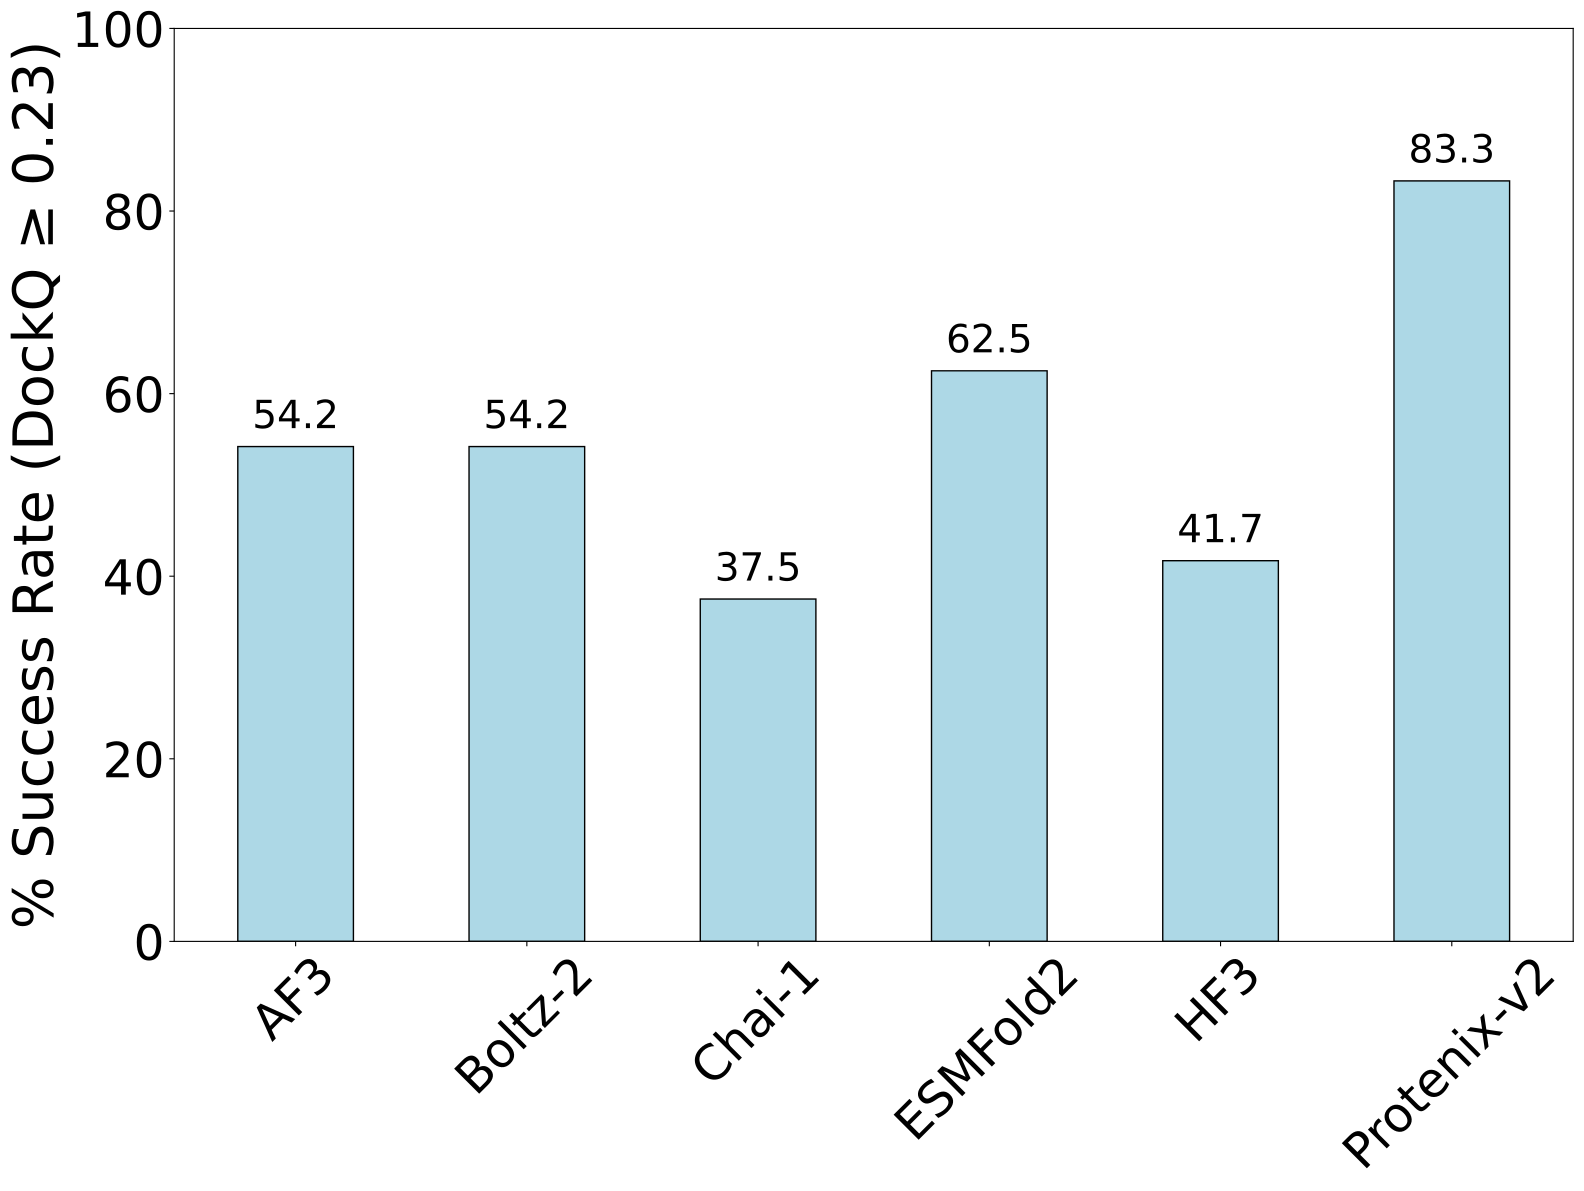

Python code for this plot:
#!/usr/bin/env python3
"""
Plot DockQ success rates (DockQ ≥ 0.23) for multiple structure prediction tools using top-ranked models.

Inputs
------
../../04_evaluation/AF3/extended/seed1/plots/DockQ_percentages_1seed_toprank.txt
../../04_evaluation/boltz-2/extended/seed1/plots/DockQ_percentages_1seed_toprank.txt
../../04_evaluation/chai-1/extended/seed1/plots/DockQ_percentages_1seed_toprank.txt
../../04_evaluation/ESMFold2/extended/seed1/plots/DockQ_percentages_1seed_toprank.txt
../../04_evaluation/HF3/extended/seed1/plots/DockQ_percentages_1seed_toprank.txt
../../04_evaluation/protenix-v2/extended/seed1/plots/DockQ_percentages_1seed_toprank.txt

Output
------
SR_1seed_toprank.pdf
"""

import matplotlib.pyplot as plt
import numpy as np
import re
import os

# Full folder paths
folders = [
    "../../04_evaluation/AF3/extended/seed1/plots",
    "../../04_evaluation/boltz-2/extended/seed1/plots",
    "../../04_evaluation/chai-1/extended/seed1/plots",
    "../../04_evaluation/ESMFold2/extended/seed1/plots",
    "../../04_evaluation/HF3/extended/seed1/plots",
    "../../04_evaluation/protenix-v2/extended/seed1/plots"
]

tools = ["AF3", "Boltz-2", "Chai-1", "ESMFold2", "HF3", "Protenix-v2"]

category = "Acceptable"
color = "lightblue"

data = []

for folder in folders:
    file = os.path.join(folder, "DockQ_percentages_1seed_toprank.txt")
    value = 0

    with open(file) as f:
        for line in f:
            match = re.search(r'Acceptable.*?\(([\d\.]+)%\)', line)
            if match:
                value = float(match.group(1))

    data.append(value)

data = np.array(data)

x = np.arange(len(tools))

plt.figure(figsize=(16, 12))

bars = plt.bar(
    x,
    data,
    width=0.5,
    color=color,
    edgecolor='black',
    linewidth=1
)

# Add percentage labels on top of each bar
for bar, value in zip(bars, data):
    plt.text(
        bar.get_x() + bar.get_width() / 2,
        bar.get_height() + 1,
        f"{value:.1f}",
        ha='center',
        va='bottom',
        fontsize=28,
        # fontweight='bold'
    )

plt.xticks(x, tools)

plt.ylabel(
    "% Success Rate (DockQ ≥ 0.23)",
    fontsize=40
)

plt.tick_params(
    axis='x',
    which='major',
    labelsize=35,
    labelrotation=45
)

plt.tick_params(
    axis='y',
    which='major',
    labelsize=35
)

plt.ylim(0, 100)

# plt.title("DockQ Acceptable Models", fontsize=40)

plt.tight_layout()

plt.savefig(
    "SR_1seed_toprank.pdf",
    dpi=300,
    bbox_inches='tight'
)

plt.show()
